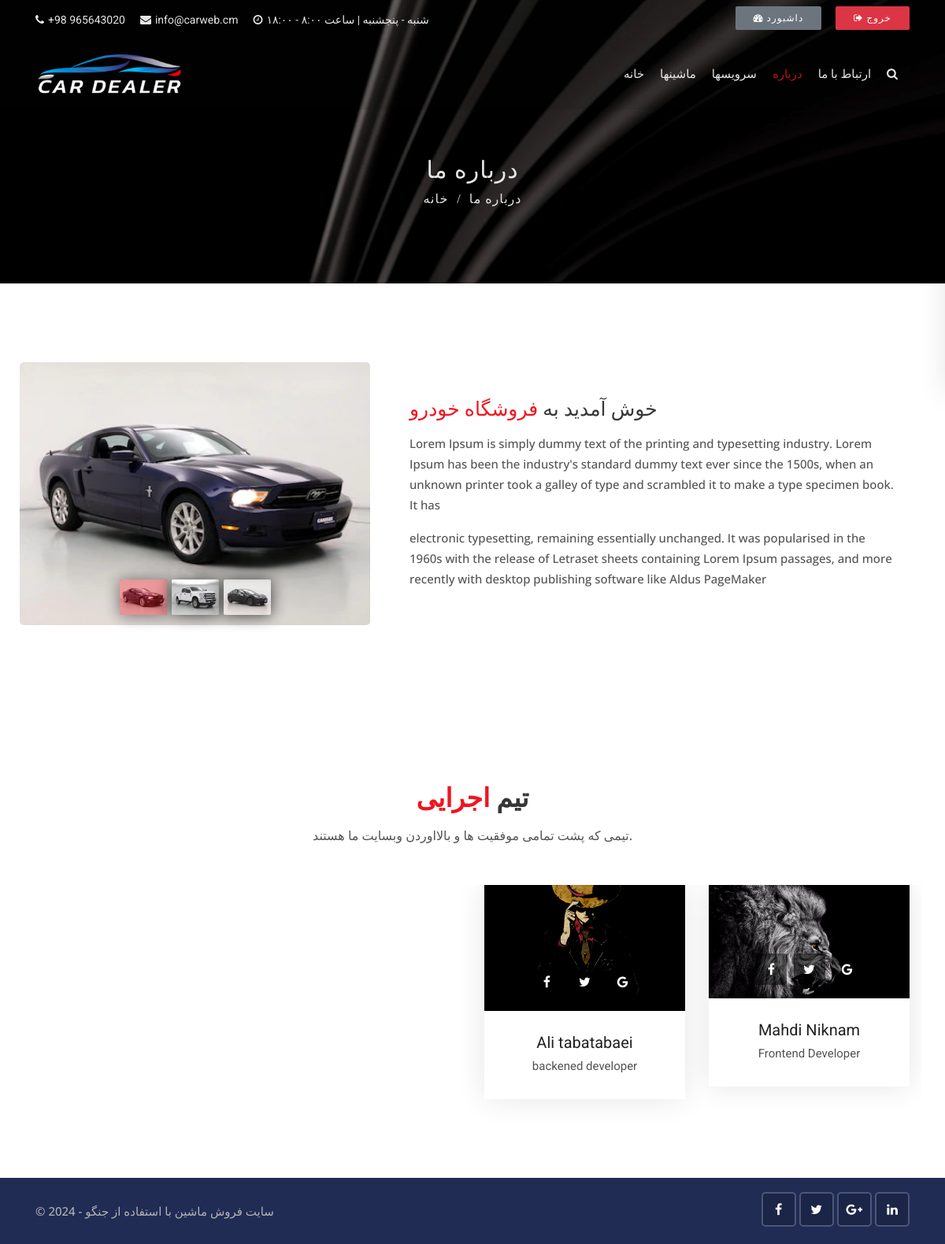
Screenshot of /about (signed in) with the database file from the repository.
### pages/models.py (models this page shows, shortened)
class Team(models.Model):
    first_name = models.CharField(max_length=255)
    last_name = models.CharField(max_length=255)
    designation = models.CharField(max_length=255)
    photo = models.ImageField(upload_to='photos/%Y/%m/%d/')
    facebook_link = models.URLField(max_length=100)
    twitter_link = models.URLField(max_length=100)
    google_plus_link = models.URLField(max_length=100)
    created_date = models.DateTimeField(auto_now_add=True)

### pages/views.py (the view)
# urls.py: path('about', views.about, name='about'),
def about(request):
    teams = Team.objects.all()
    data = {
        'teams': teams,
    }
    return render(request, 'pages/about.html', data)

### templates/pages/about.html (shortened to what this page needs)
{% extends 'base.html' %}
{% block content %}
{% load static %}
<div class="sub-banner overview-bgi">
    <div class="container breadcrumb-area">
        <div class="breadcrumb-areas">
            <h1>درباره ما</h1>
            <ul class="breadcrumbs">
                <li><a href="{% url 'home' %}">خانه</a></li>
                <li class="active">درباره ما</li>
            </ul>
        </div>
    </div>
</div>
<div class="about-car content-area-5">
    <div class="container">
        <div class="row">
            <div class="col-xl-5 col-lg-6">
                <div class="about-car-photo">
                    <div id="carDetailsSlider" class="carousel car-details-sliders slide">
                        <div class="carousel-inner">
                            <div class="active item carousel-item" data-slide-number="0">
                                <img src="{% static 'img/car-1.jpg' %}" class="img-fluid" alt="slider-car">
                            </div>
                        </div>
                        <ul class="carousel-indicators car-properties list-inline nav nav-justified">
                            <li class="list-inline-item active">
                                <a id="carousel-selector-0" class="selected" data-slide-to="0" data-target="#carDetailsSlider">
                                    <img src="{% static 'img/car-1.jpg' %}" class="img-fluid" alt="small-car">
                                </a>
                            </li>
                            <li class="list-inline-item">
                                <a id="carousel-selector-1" data-slide-to="1" data-target="#carDetailsSlider">
                                    <img src="{% static 'img/car-2.jpg' %}" class="img-fluid" alt="small-car">
                                </a>
                            </li>
                            <li class="list-inline-item">
                                <a id="carousel-selector-2" data-slide-to="2" data-target="#carDetailsSlider">
                                    <img src="{% static 'img/car-3.jpg' %}" class="img-fluid" alt="small-car">
                                </a>
                            </li>
                        </ul>
                    </div>
                </div>
            </div>
            <div class="col-xl-7 col-lg-6 align-self-center">
                <div class="best-used-car">
                    <h3>خوش آمدید به <span>فروشگاه خودرو</span></h3>
                    <p>Lorem Ipsum is simply dummy text of the printing and typesetting industry. Lorem Ipsum has been the industry's standard dummy text ever since the 1500s, when an unknown printer took a galley of type and scrambled it to make a type specimen book. It has</p>
                    <p class="mb-0">electronic typesetting, remaining essentially unchanged. It was popularised in the 1960s with the release of Letraset sheets containing Lorem Ipsum passages, and more recently with desktop publishing software like Aldus PageMaker</p>
                </div>
            </div>
        </div>
    </div>
</div>
<div class="our-team content-area">
    <div class="container">
        <div class="main-title">
            <h1>تیم  <span>اجرایی</span></h1>
            <p>تیمی که پشت تمامی موفقیت ها و بالااوردن وبسایت ما هستند.</p>
        </div>
        <div class="slick-slider-area clearfix">
            <div class="row slick-carousel" data-slick='{"slidesToShow": 4, "responsive":[{"breakpoint": 1024,"settings":{"slidesToShow": 2}}, {"breakpoint": 768,"settings":{"slidesToShow": 1}}]}'>
            {% for team in teams %}
                <div class="slick-slide-item">
                    <div class="team-1">
                        <div class="photo">
                            <a href="#">
                                <img src="{{team.photo.url}}" alt="team-1" class="img-fluid">
                            </a>
                            <div class="social-list clearfix">
                                <a href="{{team.facebook_link}}" target="_blank" class="facebook-bg"><i class="fa fa-facebook"></i></a>
                                <a href="{{team.twitter_link}}" target="_blank" class="twitter-bg"><i class="fa fa-twitter"></i></a>
                                <a href="{{team.google_plus_link}}" target="_blank" class="google-bg"><i class="fa fa-google"></i></a>
                            </div>
                        </div>
                        <div class="details">
                            <h4><a href="team-detail.html">{{team.first_name}} {{team.last_name}}</a></h4>
                            <h5>{{team.designation}}</h5>
                        </div>
                    </div>
                </div>
            {% endfor %}
            </div>
        </div>
    </div>
</div>
{% endblock %}

### cardealer/static/css/skins/red.css (style rules this page uses)
.about-car .best-used-car h3 span { color: #f0151f; }
.carousel-indicators .active { background-color: #f0151f; }
.main-title h1 span { color:#f0151f; }

### rows the page displays
Team: photo (picture), first_name "Ali", last_name "tabatabaei", designation "backened developer"
Team: photo (picture), first_name "Mahdi", last_name "Niknam", designation "Frontend Developer"
